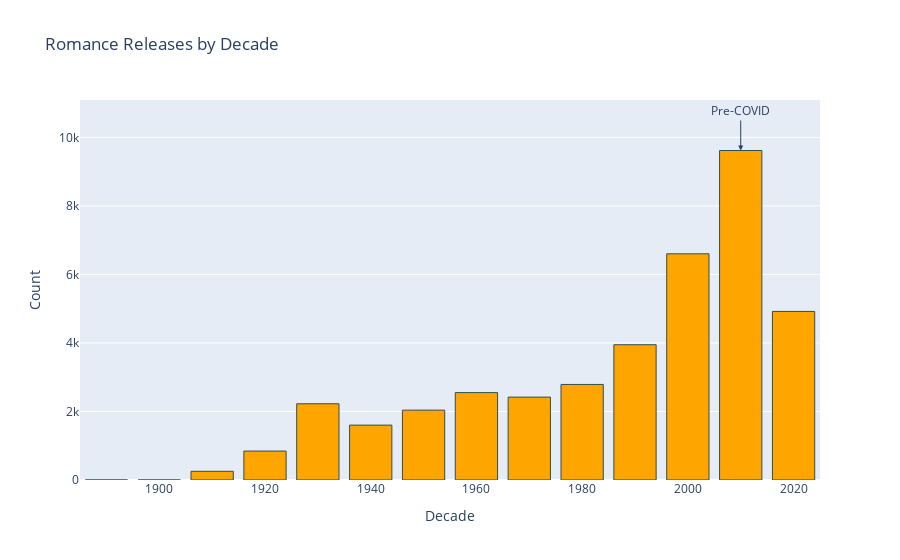

Notebook cell for this chart:
### Code cell
# Plotly bar
fig = px.bar(decade_counts, x='Decade', y='Count', # color='Decade', 
             color_discrete_sequence=['orange'], # Musicals is usually  orange
             title='Romance Releases by Decade')
fig.update_traces(marker=dict(line=dict(width=1, color='DarkSlateGrey')))
# Label the bar for 2010 pre-covid vertically
fig.add_annotation(x=2010, y=decade_counts.loc[decade_counts['Decade'] == 2010, 'Count'].values[0],
                   text="Pre-COVID",
                   showarrow=True,
                   arrowhead=2,
                   ax=0,
                   ay=-40,
                   font=dict(size=12))
fig.show()

### Figure 1 — Plotly figure (JSON) as saved in the notebook; plotly's stock layout.template omitted (floating-point values rounded to 4 significant figures)
{"data": [{"alignmentgroup": "True", "hovertemplate": "Decade=%{x}<br>Count=%{y}<extra></extra>", "legendgroup": "", "marker": {"color": "orange", "line": {"color": "DarkSlateGrey", "width": 1}, "pattern": {"shape": ""}}, "name": "", "offsetgroup": "", "orientation": "v", "showlegend": false, "textposition": "auto", "type": "bar", "x": [1890, 1900, 1910, 1920, 1930, 1940, 1950, 1960, 1970, 1980, 1990, 2000, 2010, 2020], "xaxis": "x", "y": [1, 1, 254, 845, 2225, 1602, 2039, 2551, 2419, 2789, 3948, 6602, 9617, 4920], "yaxis": "y"}], "layout": {"annotations": [{"arrowhead": 2, "ax": 0, "ay": -40, "font": {"size": 12}, "showarrow": true, "text": "Pre-COVID", "x": 2010, "y": 9617}], "barmode": "relative", "legend": {"tracegroupgap": 0}, "title": {"text": "Romance Releases by Decade"}, "xaxis": {"anchor": "y", "domain": [0, 1], "title": {"text": "Decade"}}, "yaxis": {"anchor": "x", "domain": [0, 1], "title": {"text": "Count"}}}}
